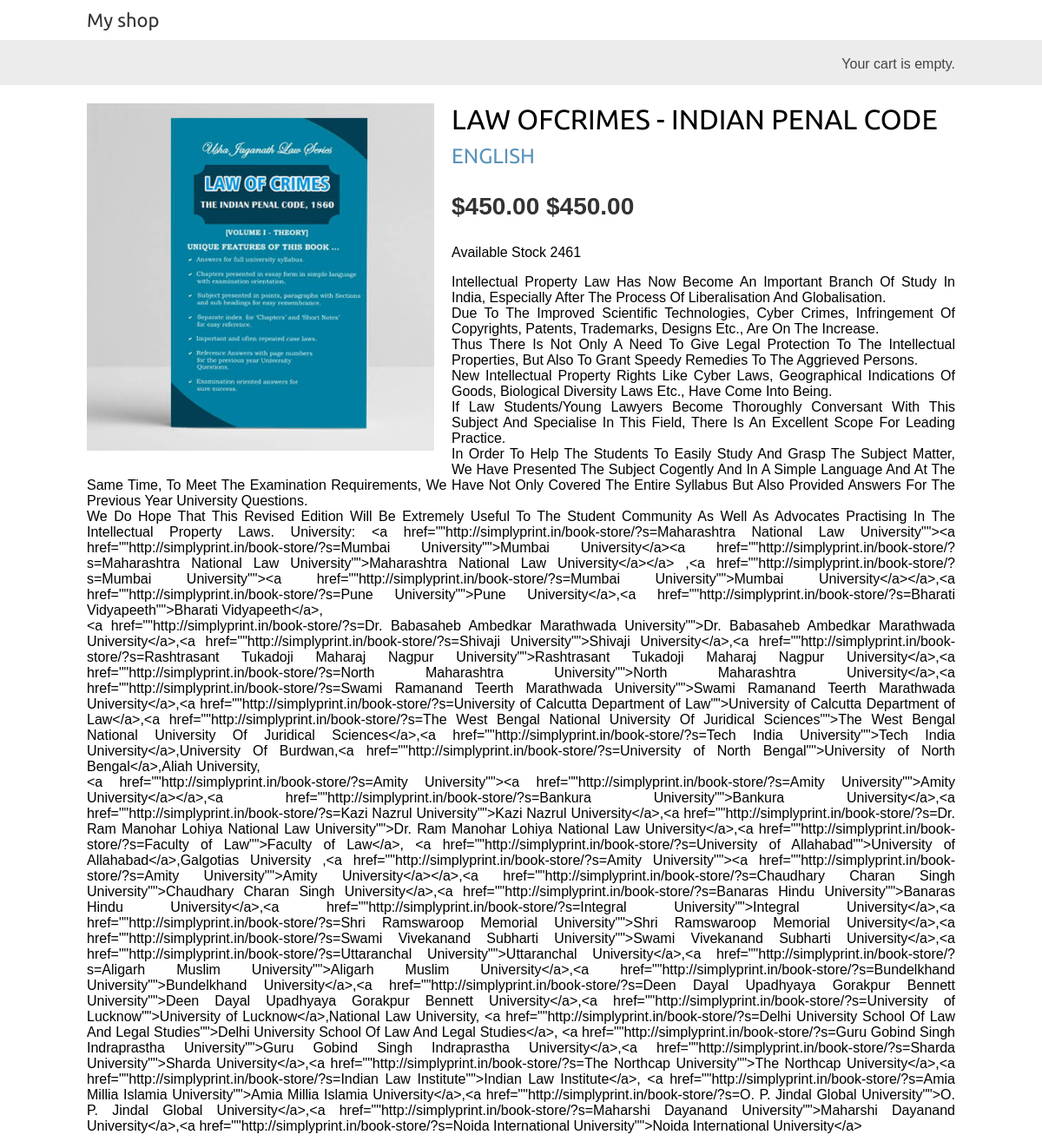
Screenshot of /4/law-ofcrimes-indian-penal-code/ with the database file from the repository.
### shop/models.py (models this page shows, shortened)
class Product(models.Model):
	SKU = models.CharField(max_length=10,)
	name = models.CharField(max_length=200, db_index=True)
	slug = models.SlugField(max_length=200, db_index=True)
	description = models.TextField(blank=True)
	stock = models.PositiveIntegerField()
	sale_price = models.DecimalField(max_digits=10, decimal_places=2)
	regular_price = models.DecimalField(max_digits=10, decimal_places=2)
	category = models.ForeignKey(Category,related_name='products')
	image = models.ImageField(upload_to='products/%Y/%m/%d',blank=True)
	available = models.BooleanField(default=True)
	created = models.DateTimeField(auto_now_add=True)
	updated = models.DateTimeField(auto_now=True)
	tags = TaggableManager()
	class Meta:
		ordering = ('name',)
		index_together = (('id', 'slug'),)

class Category(models.Model):
	name = models.CharField(max_length=200,db_index=True)
	slug = models.SlugField(max_length=200,db_index=True,unique=True)
	class Meta:
		ordering = ('name',)
		verbose_name = 'category'
		verbose_name_plural = 'categories'
	def __str__(self):
		return self.name
	def get_absolute_url(self):
		return reverse ('shop:product_list_by_category',args =[self.slug])

### shop/views.py (the view)
def product_detail(request,id,slug):
	product = get_object_or_404(Product,id=id,slug=slug,available=True)
	return render (request,'shop/product/detail.html',
		                {'product':product})

### shop/templates/shop/product/detail.html (shortened to what this page needs)
{% extends "shop/base.html" %}
{% load static %}
{% block content %}
<div class="product-detail">
<img src="{% if product.image %}{{ product.image.url }}{% else %}
{% static "img/no_image.png" %}{% endif %}">
<h1>{{ product.name }}</h1>
<h2><a href="{{ product.category.get_absolute_url }}">{{ product.category }}</a></h2>
<p class="price">${{ product.regular_price }} ${{ product.sale_price }}</p>
<p> Available Stock {{ product.stock }} </p>
<!DOCTYPE html>
<html>
<head>
</head>
<body>
<p>{{ product.description|linebreaks }} </p>
</body>
</html>
</div>
{% endblock %}

### shop/static/css/base.css (style rules this page uses)
body { margin:0; padding:0; font-family:helvetica, sans-serif; }
h1, h2, h3, h4, h5 , h6 { font-family: 'Ubuntu', sans-serif; font-weight:normal; }
a { text-decoration:none; color:#5993bb; }
.product-detail { text-align:justify; }
.product-detail .price { color:#333; font-size:28px; font-weight:bold; }
.product-detail img { width:40%; float:left; padding:0 20px 20px 0; }
.product-detail h1 { margin-bottom:0; }
.product-detail h2 { margin-top:10px; }

### rows the page displays
Product: image (picture), name "LAW OFCRIMES - INDIAN PENAL CODE", category "ENGLISH", regular_price "450.00", sale_price "450.00", stock "2461", description "Intellectual Property Law Has Now Become An Important Branch Of Study In India, Especially After The Process Of Liberalisation And Globalisation. Due To The Improved Scientific Technologies, Cyber Crimes, Infringement Of Copyrights, Patents, Trademarks, Designs Etc., Are On The Increase. Thus There Is Not Only A Need To Give Legal Protection To The Intellectual Properties, But Also To Grant Speedy Remedies To The Aggrieved Persons. New Intellectual Property Rights Like Cyber Laws, Geographical Indications Of Goods, Biological Diversity Laws Etc., Have Come Into Being. If Law Students/Young Lawyers Become Thoroughly Conversant With This Subject And Specialise In This Field, There Is An…"
